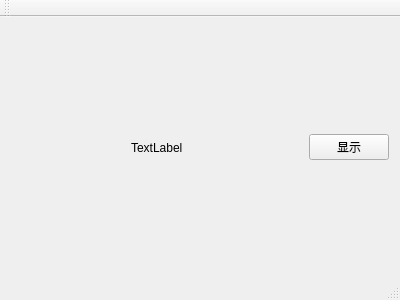
<?xml version="1.0" encoding="UTF-8"?>
<ui version="4.0">
 <class>MainWindow</class>
 <widget class="QMainWindow" name="MainWindow">
  <property name="geometry">
   <rect>
    <x>0</x>
    <y>0</y>
    <width>400</width>
    <height>300</height>
   </rect>
  </property>
  <property name="windowTitle">
   <string>MainWindow</string>
  </property>
  <widget class="QWidget" name="centralWidget">
   <layout class="QHBoxLayout" name="horizontalLayout">
    <item>
     <spacer name="horizontalSpacer_2">
      <property name="orientation">
       <enum>Qt::Horizontal</enum>
      </property>
      <property name="sizeHint" stdset="0">
       <size>
        <width>40</width>
        <height>20</height>
       </size>
      </property>
     </spacer>
    </item>
    <item>
     <widget class="QLabel" name="label">
      <property name="text">
       <string>TextLabel</string>
      </property>
     </widget>
    </item>
    <item>
     <spacer name="horizontalSpacer">
      <property name="orientation">
       <enum>Qt::Horizontal</enum>
      </property>
      <property name="sizeHint" stdset="0">
       <size>
        <width>40</width>
        <height>20</height>
       </size>
      </property>
     </spacer>
    </item>
    <item>
     <widget class="QPushButton" name="show">
      <property name="text">
       <string>显示</string>
      </property>
     </widget>
    </item>
   </layout>
  </widget>
  <widget class="QMenuBar" name="menuBar">
   <property name="geometry">
    <rect>
     <x>0</x>
     <y>0</y>
     <width>400</width>
     <height>23</height>
    </rect>
   </property>
  </widget>
  <widget class="QToolBar" name="mainToolBar">
   <attribute name="toolBarArea">
    <enum>TopToolBarArea</enum>
   </attribute>
   <attribute name="toolBarBreak">
    <bool>false</bool>
   </attribute>
  </widget>
  <widget class="QStatusBar" name="statusBar"/>
 </widget>
 <layoutdefault spacing="6" margin="11"/>
 <resources/>
 <connections/>
</ui>
